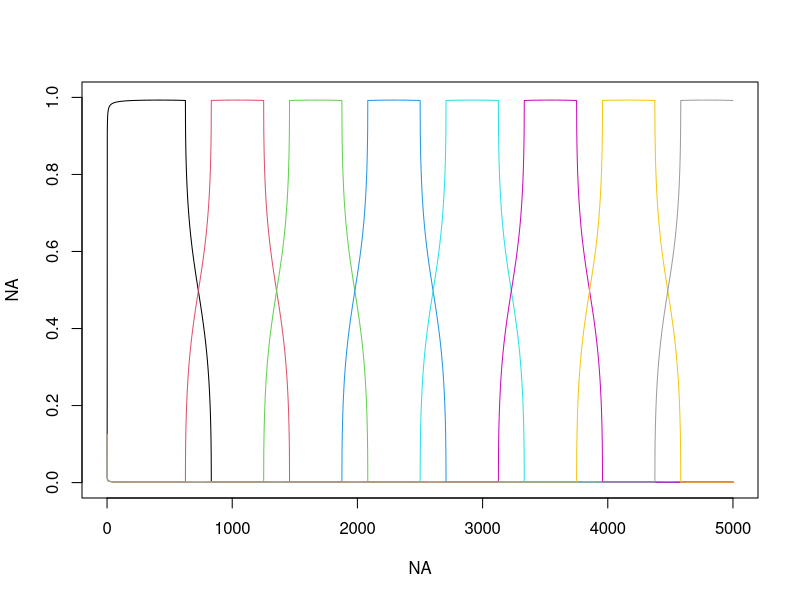
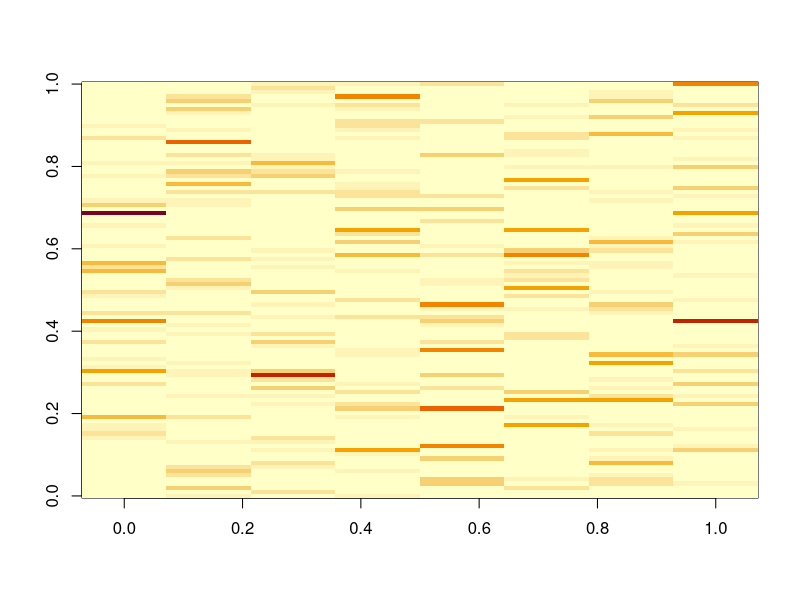
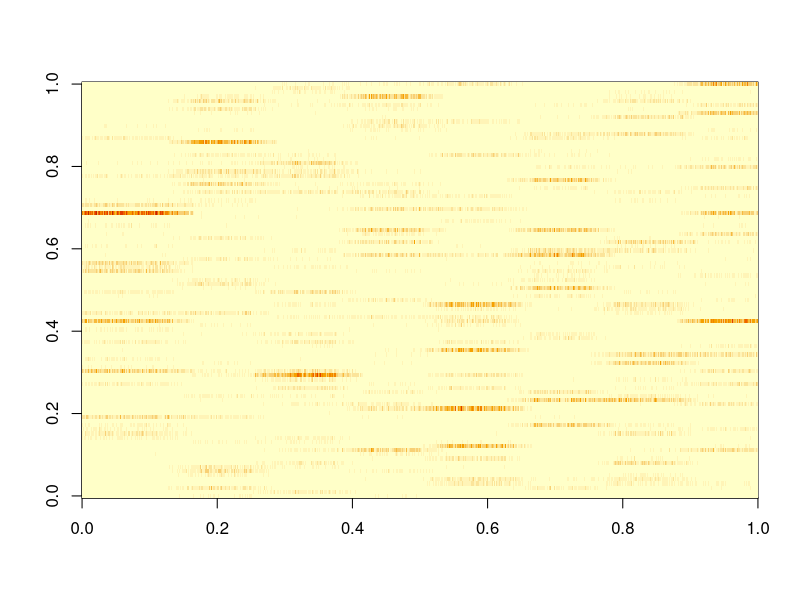
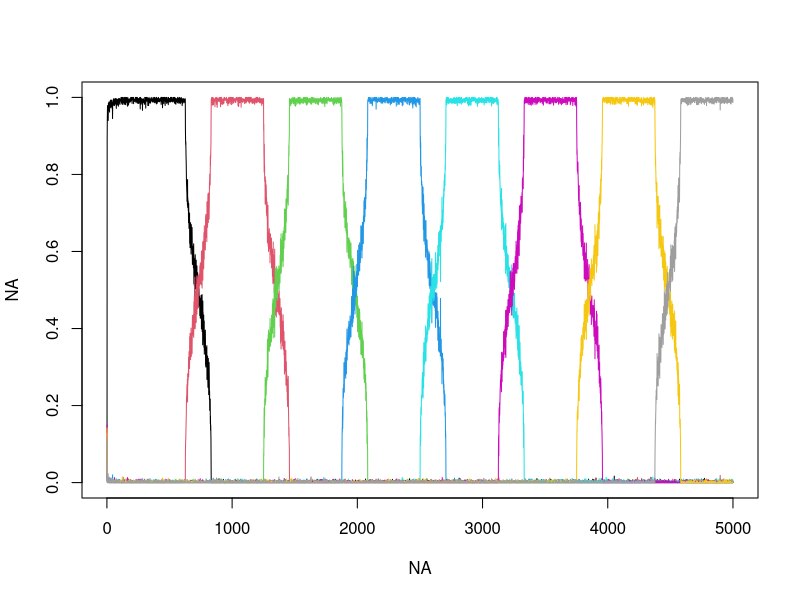
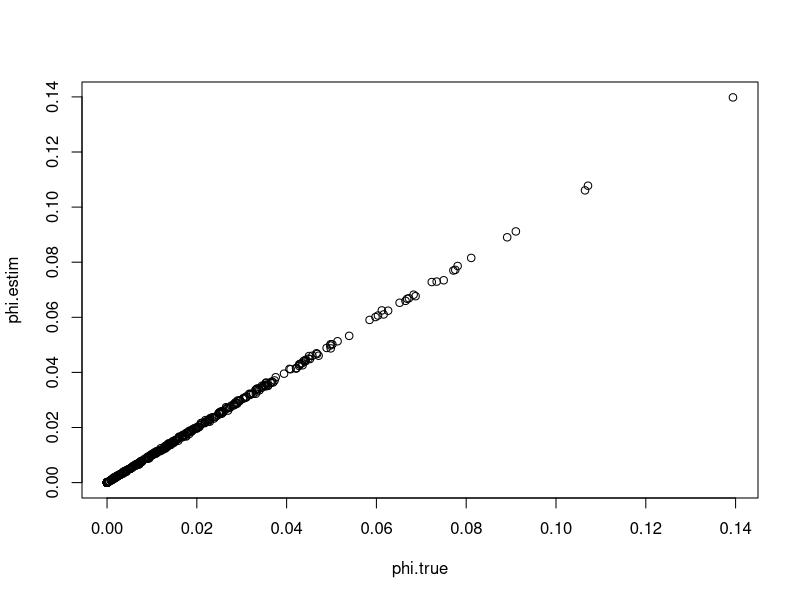

Reproduce these figures in R, in order. (Note: this script raises an error after producing the figures.)
rm(list=ls(all=TRUE))
library(MCMCpack)
set.seed(5)

nloc=5000
nspp=100
ncommun=8
base=floor(nloc/(ncommun-2))

#generate thetas
x=seq(from=-1,to=1,length.out=base)
y=sqrt(1-(x^2))*0.1
min1=0.0001
y[y<min1]=min1
# plot(x,y)
  
init=floor(nloc/ncommun)
seq1=c(seq(from=1,to=nloc,by=init),nloc)
  
theta=matrix(min1,nloc,ncommun)
for (i in 1:ncommun){
  seq2=seq1[i]:(seq1[i]+base-1)
  seq3=seq2[seq2<=nloc]
  theta[seq3,i]=y[1:length(seq3)]
}
theta=theta/matrix(apply(theta,1,sum),nloc,ncommun)
theta.true=theta
  
plot(NA,NA,xlim=c(0,nloc),ylim=c(0,1))
for (i in 1:ncommun) lines(1:nloc,theta[,i],col=i)
  
#generate phi  
tmp=rdirichlet(ncommun,alpha=rep(1,nspp))
for (i in 1:nspp){
  ind=sample(1:ncommun,size=ncommun/2)
  tmp[ind,i]=0
}
phi=tmp/matrix(rowSums(tmp),ncommun,nspp)
round(phi[,1:20],2)
table(round(phi,2))

unique(rowSums(phi))
phi.true=phi
image(phi)

#generate actual observations y
nl=floor(runif(nloc,min=200,max=400))
nlk=matrix(NA,nloc,ncommun)
nks=matrix(0,ncommun,nspp)
y=matrix(NA,nloc,nspp)
for (i in 1:nloc){
  nlk[i,]=rmultinom(1,size=nl[i],prob=theta[i,])
  tmp1=rep(0,nspp)
  for (k in 1:ncommun){
    tmp=rmultinom(1,size=nlk[i,k],prob=phi[k,])
    nks[k,]=nks[k,]+tmp
    tmp1=tmp1+tmp
  }
  y[i,]=tmp1
}
image(y)

#look at stuff to make sure it makes sense
theta.estim=nlk/matrix(nl,nloc,ncommun)
plot(NA,NA,xlim=c(1,nloc),ylim=c(0,1))
for (i in 1:ncommun) lines(1:nloc,theta.estim[,i],col=i)
nlk.true=nlk

phi.estim=nks/matrix(rowSums(nks),ncommun,nspp,)
plot(phi.true,phi.estim)
nks.true=nks

#export results
setwd('U:\\GIT_models\\git_LDA_MS')
nome=paste('fake data',ncommun,'.csv',sep='')    
colnames(y)=paste('spp',1:nspp,sep='')
rownames(y)=paste('loc',1:nloc,sep='')
write.csv(y,nome)    
